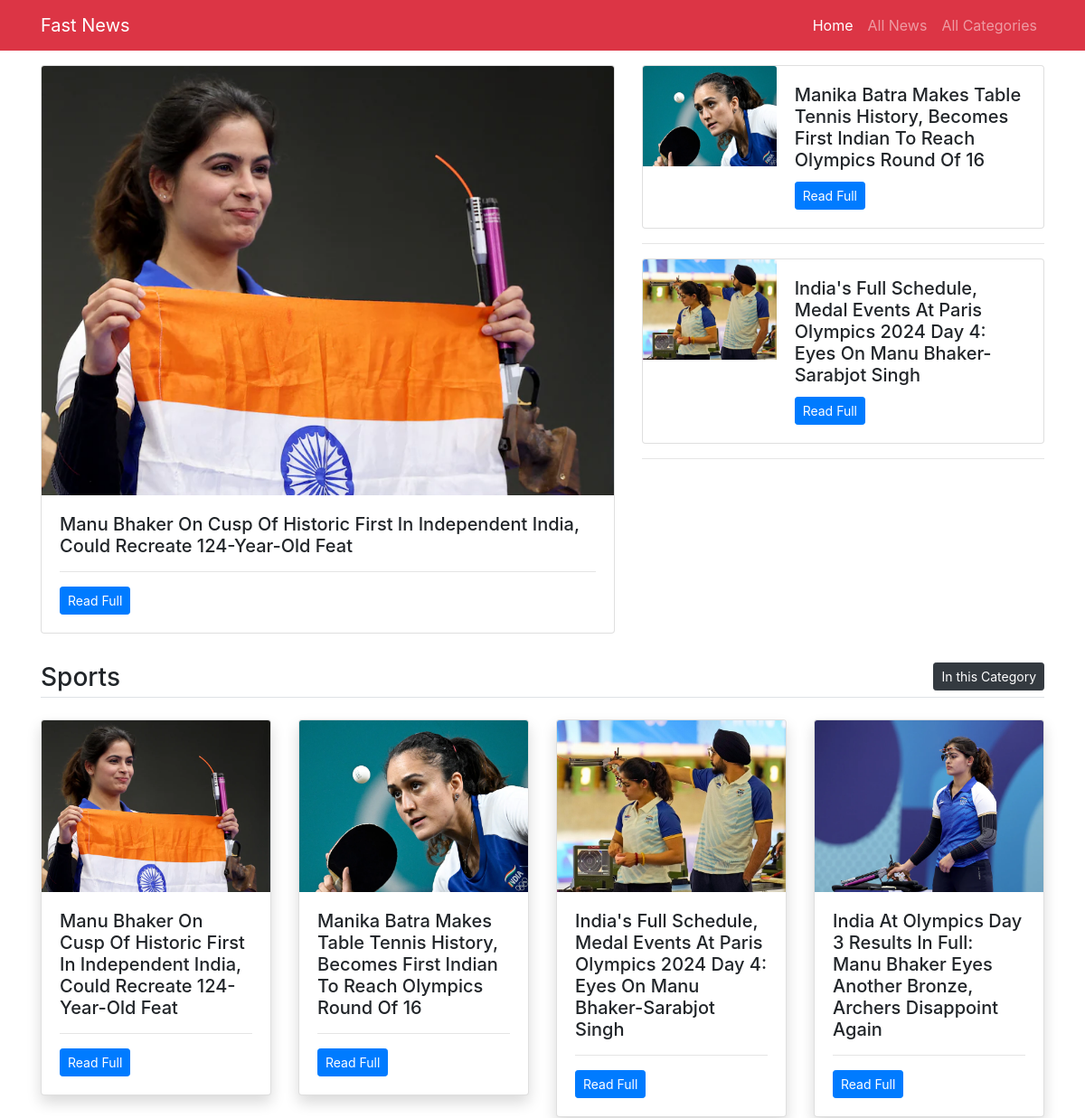
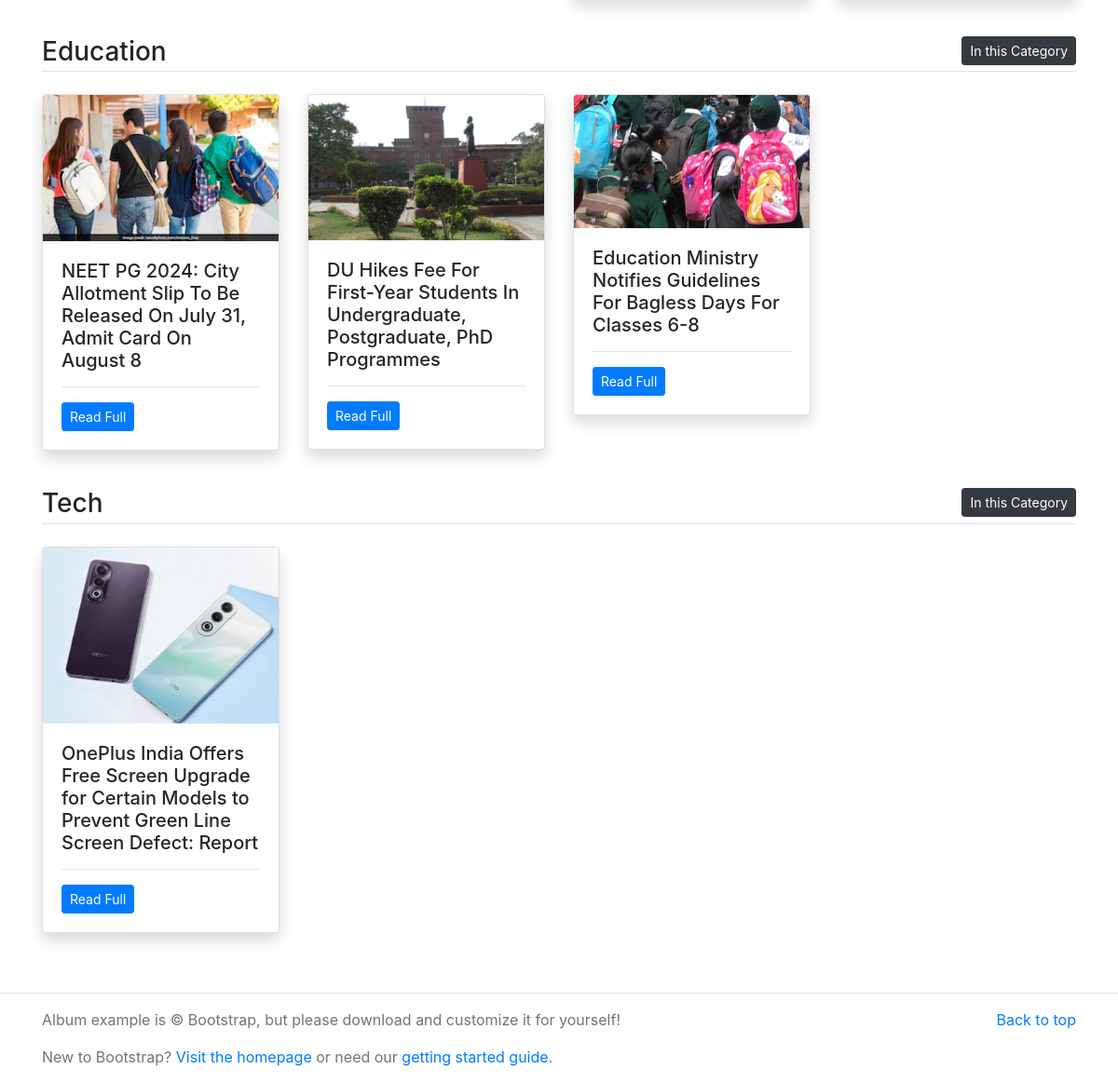
The page / on the database its author committed (2 pictures, top to bottom).
### news/main/models.py (models this page shows, shortened)
class News(models.Model):
    category=models.ForeignKey(Category,on_delete=models.CASCADE)
    title=models.CharField(max_length=300)
    image=models.ImageField(upload_to='imgs/')
    detail=models.TextField()
    add_time=models.DateTimeField(auto_now_add=True)
    class Meta:
        verbose_name_plural='News'

class Category(models.Model):
    title=models.CharField(max_length=200)
    category_image=models.ImageField(upload_to='imgs/')
    class Meta:
        verbose_name_plural='Categories'

### news/main/views.py (the view)
# urls.py: path('',views.home,name='home'),
def home(request):
    first_news=News.objects.first()
    three_news=News.objects.all()[1:3]
    three_categories=Category.objects.all()[0:3]
    return render(request,'home.html',{
        'first_news':first_news,
        'three_news':three_news,
        'three_categories':three_categories
    })

### news/main/templates/home.html
{% extends 'base.html' %}
{% block content %}
<main class="container mt-3 mb-5">
     <div class="row my-3">
         <div class="col-md-7">
            <div class="card mb-3">
                <img src="media/{{first_news.image}}" class="card-img-top" alt="{{first_news.title}}">
                <div class="card-body">
                    <h5 class="card-title">{{first_news.title}}</h5>
                    <hr/>
                    <p class="card-text"><a href="/detail/{{first_news.id}}" class="btn btn-sm btn-primary">Read Full </a></p>
                </div>
            </div>
         </div>
          <div class="col-md-5" style="max-height: 450px; overflow: auto;">
            {% for news in three_news %}
             <div class="card">
                <div class="row no-gutters">
                    <div class="col-md-4">
                        <img src="media/{{news.image}}" class="card-img-top" alt="{{news.title}}">
                    </div>
                    <div class="col-md-8">
                        <div class="card-body">
                            <h5 class="card-title">{{news.title}}</h5>
                            <p class="card-text"><a href="/detail/{{news.id}}" class="btn btn-sm btn-primary">Read Full</a></p>
                        </div>
                    </div>
                </div>
             </div>
             <hr/>
             {% endfor %}
          </div>
     </div>
      {% for category in three_categories %}
      <h3 class="border-bottom pb-1">{{category.title}}<a href="/category/{{category.id}}" class="float-right btn btn-sm btn-dark">In this Category</a></h3>
      <div class="row my-4">
        {% for news in category.news_set.all %}
        {% if forloop.counter < 5 %}
         <div class="col-md-3">
            <div class="card mb-3 shadow">
                <img src="media/{{news.image}}" class="card-img-top" alt="{{news.title}}">
                <div class="card-body">
                    <h5 class="card-title">{{news.title}}</h5>
                    <hr/>
                    <p class="card-text"><a href="#" class="btn btn-sm btn-primary">Read Full</a></p>
                </div>
            </div>
         </div>
         {% endif %}
         {% endfor %}
      </div>
      {% endfor %}
</main>
{% endblock %}

### news/main/templates/base.html (shortened to what this page needs)
{% load static %}
<!DOCTYPE html>
<html lang="en">
<head>
     <link rel="stylesheet" type="text/css" href="{% static 'vendor/bs4/bootstrap.min.css' %}" />
</head>
<body>
     <nav class="navbar navbar-expand-lg navbar-dark bg-danger">
        <div class="container">
            <a class="navbar-brand" href="/">Fast News</a>
            <div class="collapse navbar-collapse" id="navbarNav">
                <ul class="navbar-nav ml-auto">
                    <li class="nav-item active">
                        <a class="nav-link" href="/">Home</a>
                    </li>
                    <li class="nav-item">
                        <a class="nav-link" href="{% url 'all-news' %}">All News</a>
                    </li>
                    <li class="nav-item">
                        <a class="nav-link" href="{% url 'all-category' %}">All Categories</a>
                    </li>
                </ul>
            </div>
        </div>
     </nav>
     {% block content %}
     {% endblock %}
<hr/>
<footer class="text-muted">
    <div class="container">
        <p class="float-right">
            <a href="#">Back to top</a>
        </p>
        <p>Album example is &copy; Bootstrap, but please download and customize it for yourself!</p>
        <p>New to Bootstrap? <a href="https://getbootstrap.com/">Visit the homepage</a> or need our <a href="/docs/4.5/getting-started/introduction">getting started guide</a>.</p>
    </div>
</footer>
</body>
</html>

### rows shown on the page
News: image (picture), title "Manu Bhaker On Cusp Of Historic First In Independent India, Could Recreate 124-Year-Old Feat"
News: image (picture), title "Manika Batra Makes Table Tennis History, Becomes First Indian To Reach Olympics Round Of 16"
News: image (picture), title "India's Full Schedule, Medal Events At Paris Olympics 2024 Day 4: Eyes On Manu Bhaker-Sarabjot Singh"
Category: title "Sports"
News: image (picture), title "India At Olympics Day 3 Results In Full: Manu Bhaker Eyes Another Bronze, Archers Disappoint Again"
Category: title "Education"
News: image (picture), title "NEET PG 2024: City Allotment Slip To Be Released On July 31, Admit Card On August 8"
News: image (picture), title "DU Hikes Fee For First-Year Students In Undergraduate, Postgraduate, PhD Programmes"
News: image (picture), title "Education Ministry Notifies Guidelines For Bagless Days For Classes 6-8"
Category: title "Tech"
News: image (picture), title "OnePlus India Offers Free Screen Upgrade for Certain Models to Prevent Green Line Screen Defect: Report"
